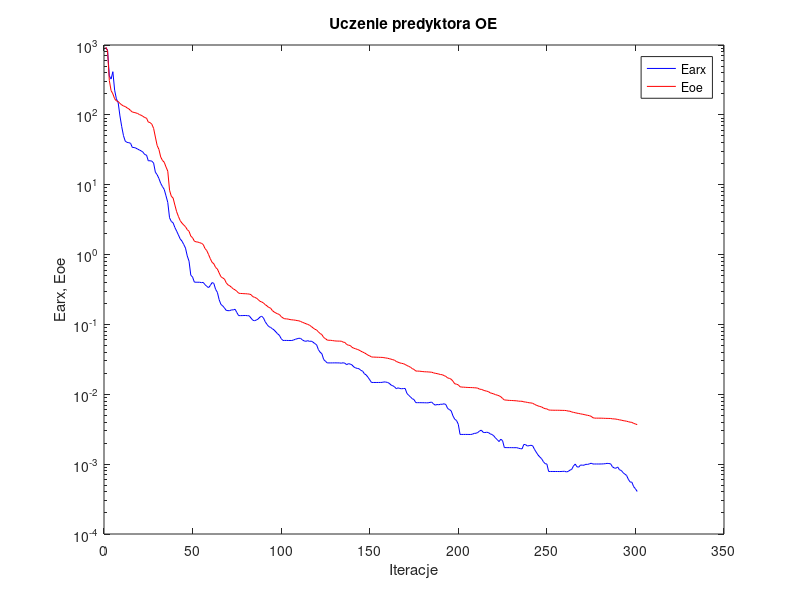
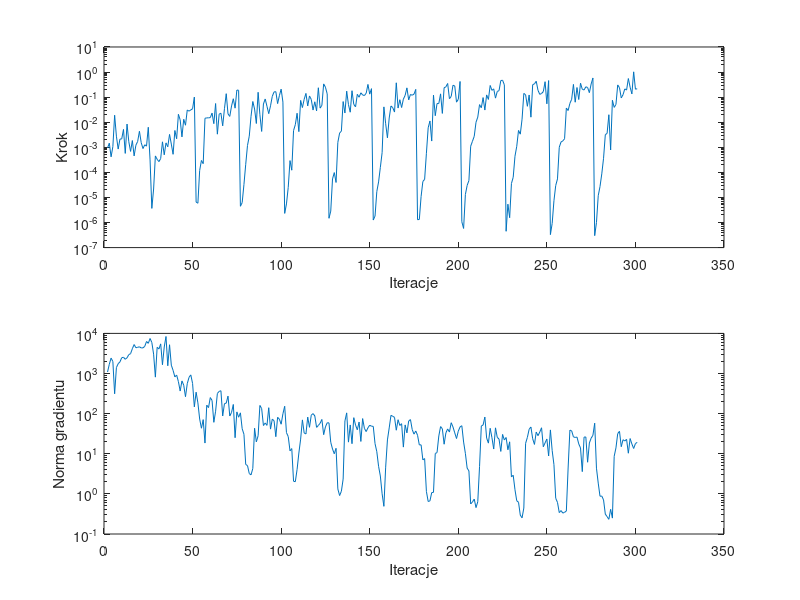

Write the MATLAB code that produced these figures, in order.
%uczenie predyktora oe
clear all;
n=0; farx(n+1)=9.190982e+002; foe(n+1)=9.305002e+002; wspucz(n+1)=0.000000e+000; ng(n+1)=0.000000e+000;
%odnowa zmiennej metryki
n=1; farx(n+1)=8.436765e+002; foe(n+1)=8.231638e+002; krok(n+1)=9.378752e-004; ng(n+1)=1.090977e+003;
n=2; farx(n+1)=3.609527e+002; foe(n+1)=3.105675e+002; krok(n+1)=1.463096e-003; ng(n+1)=1.703308e+003;
n=3; farx(n+1)=3.254390e+002; foe(n+1)=2.227469e+002; krok(n+1)=4.168272e-004; ng(n+1)=2.421627e+003;
n=4; farx(n+1)=4.148484e+002; foe(n+1)=1.999297e+002; krok(n+1)=1.063821e-003; ng(n+1)=1.995370e+003;
n=5; farx(n+1)=2.256491e+002; foe(n+1)=1.702501e+002; krok(n+1)=1.900575e-002; ng(n+1)=3.124807e+002;
n=6; farx(n+1)=1.692044e+002; foe(n+1)=1.580795e+002; krok(n+1)=2.774090e-003; ng(n+1)=1.405222e+003;
n=7; farx(n+1)=1.493965e+002; foe(n+1)=1.555403e+002; krok(n+1)=8.500296e-004; ng(n+1)=1.758863e+003;
n=8; farx(n+1)=9.654613e+001; foe(n+1)=1.458692e+002; krok(n+1)=2.121656e-003; ng(n+1)=1.949325e+003;
n=9; farx(n+1)=6.783149e+001; foe(n+1)=1.389865e+002; krok(n+1)=2.156451e-003; ng(n+1)=2.473462e+003;
n=10; farx(n+1)=5.033574e+001; foe(n+1)=1.338982e+002; krok(n+1)=5.162776e-003; ng(n+1)=2.546055e+003;
n=11; farx(n+1)=4.195311e+001; foe(n+1)=1.316242e+002; krok(n+1)=5.705256e-004; ng(n+1)=2.263817e+003;
n=12; farx(n+1)=4.040000e+001; foe(n+1)=1.260204e+002; krok(n+1)=8.443488e-003; ng(n+1)=2.463809e+003;
n=13; farx(n+1)=3.998065e+001; foe(n+1)=1.219673e+002; krok(n+1)=1.667309e-003; ng(n+1)=2.955142e+003;
n=14; farx(n+1)=3.916192e+001; foe(n+1)=1.153641e+002; krok(n+1)=6.847610e-004; ng(n+1)=3.126836e+003;
n=15; farx(n+1)=3.414442e+001; foe(n+1)=1.096956e+002; krok(n+1)=1.857915e-003; ng(n+1)=4.148618e+003;
n=16; farx(n+1)=3.411511e+001; foe(n+1)=1.083785e+002; krok(n+1)=4.532388e-004; ng(n+1)=5.271503e+003;
n=17; farx(n+1)=3.339500e+001; foe(n+1)=1.065651e+002; krok(n+1)=1.211464e-003; ng(n+1)=4.387983e+003;
n=18; farx(n+1)=3.233703e+001; foe(n+1)=1.046275e+002; krok(n+1)=1.713514e-003; ng(n+1)=4.499172e+003;
n=19; farx(n+1)=3.139585e+001; foe(n+1)=1.009476e+002; krok(n+1)=4.352152e-003; ng(n+1)=4.636366e+003;
n=20; farx(n+1)=3.048855e+001; foe(n+1)=9.863076e+001; krok(n+1)=1.532691e-003; ng(n+1)=4.345398e+003;
n=21; farx(n+1)=2.923799e+001; foe(n+1)=9.520377e+001; krok(n+1)=8.898758e-004; ng(n+1)=4.358547e+003;
n=22; farx(n+1)=2.700880e+001; foe(n+1)=9.147008e+001; krok(n+1)=1.259039e-003; ng(n+1)=4.752102e+003;
n=23; farx(n+1)=2.657102e+001; foe(n+1)=8.979989e+001; krok(n+1)=1.111417e-003; ng(n+1)=6.283830e+003;
n=24; farx(n+1)=2.199284e+001; foe(n+1)=7.879460e+001; krok(n+1)=6.293742e-003; ng(n+1)=5.654833e+003;
n=25; farx(n+1)=2.204555e+001; foe(n+1)=7.768720e+001; krok(n+1)=3.138794e-004; ng(n+1)=7.466529e+003;
%odnowa zmiennej metryki
n=26; farx(n+1)=2.174123e+001; foe(n+1)=7.344723e+001; krok(n+1)=3.658080e-006; ng(n+1)=5.937118e+003;
n=27; farx(n+1)=2.043701e+001; foe(n+1)=6.412539e+001; krok(n+1)=2.167257e-005; ng(n+1)=3.040987e+003;
n=28; farx(n+1)=1.510474e+001; foe(n+1)=4.812701e+001; krok(n+1)=4.526501e-004; ng(n+1)=8.125268e+002;
n=29; farx(n+1)=1.391253e+001; foe(n+1)=3.641356e+001; krok(n+1)=3.311535e-004; ng(n+1)=4.498812e+003;
n=30; farx(n+1)=1.227788e+001; foe(n+1)=3.200840e+001; krok(n+1)=2.681467e-004; ng(n+1)=4.083017e+003;
n=31; farx(n+1)=1.047288e+001; foe(n+1)=2.498149e+001; krok(n+1)=3.569431e-004; ng(n+1)=5.478786e+003;
n=32; farx(n+1)=9.402154e+000; foe(n+1)=2.227065e+001; krok(n+1)=1.651654e-003; ng(n+1)=1.654445e+003;
n=33; farx(n+1)=8.561113e+000; foe(n+1)=2.097520e+001; krok(n+1)=5.005982e-004; ng(n+1)=4.583787e+003;
n=34; farx(n+1)=6.938562e+000; foe(n+1)=1.795735e+001; krok(n+1)=1.499941e-003; ng(n+1)=8.373523e+003;
n=35; farx(n+1)=5.570536e+000; foe(n+1)=1.562649e+001; krok(n+1)=1.046070e-003; ng(n+1)=1.560364e+003;
n=36; farx(n+1)=3.363527e+000; foe(n+1)=8.342200e+000; krok(n+1)=3.264384e-003; ng(n+1)=5.213422e+003;
n=37; farx(n+1)=2.976720e+000; foe(n+1)=6.842680e+000; krok(n+1)=1.342085e-003; ng(n+1)=1.615326e+003;
n=38; farx(n+1)=2.851758e+000; foe(n+1)=6.450123e+000; krok(n+1)=5.251366e-004; ng(n+1)=1.197425e+003;
n=39; farx(n+1)=2.443232e+000; foe(n+1)=5.124722e+000; krok(n+1)=4.678366e-003; ng(n+1)=8.231855e+002;
n=40; farx(n+1)=2.168273e+000; foe(n+1)=4.110762e+000; krok(n+1)=2.186130e-003; ng(n+1)=9.154680e+002;
n=41; farx(n+1)=1.911109e+000; foe(n+1)=3.521608e+000; krok(n+1)=2.067140e-002; ng(n+1)=6.279059e+002;
n=42; farx(n+1)=1.678411e+000; foe(n+1)=3.065737e+000; krok(n+1)=1.238474e-002; ng(n+1)=3.658867e+002;
n=43; farx(n+1)=1.559108e+000; foe(n+1)=2.824068e+000; krok(n+1)=2.595225e-003; ng(n+1)=6.547240e+002;
n=44; farx(n+1)=1.399153e+000; foe(n+1)=2.650348e+000; krok(n+1)=1.308616e-002; ng(n+1)=5.116335e+002;
n=45; farx(n+1)=1.237685e+000; foe(n+1)=2.505714e+000; krok(n+1)=7.585588e-003; ng(n+1)=2.644315e+002;
n=46; farx(n+1)=9.566040e-001; foe(n+1)=2.275735e+000; krok(n+1)=3.076926e-002; ng(n+1)=5.592925e+002;
n=47; farx(n+1)=8.046025e-001; foe(n+1)=2.154805e+000; krok(n+1)=2.757245e-002; ng(n+1)=8.042026e+002;
n=48; farx(n+1)=5.068511e-001; foe(n+1)=1.836815e+000; krok(n+1)=3.104538e-002; ng(n+1)=9.235600e+002;
n=49; farx(n+1)=4.761525e-001; foe(n+1)=1.742931e+000; krok(n+1)=3.431867e-002; ng(n+1)=5.651561e+002;
n=50; farx(n+1)=4.034711e-001; foe(n+1)=1.554716e+000; krok(n+1)=1.006999e-001; ng(n+1)=1.477473e+002;
%odnowa zmiennej metryki
n=51; farx(n+1)=4.018974e-001; foe(n+1)=1.521316e+000; krok(n+1)=6.541132e-006; ng(n+1)=3.426662e+002;
n=52; farx(n+1)=4.016148e-001; foe(n+1)=1.509975e+000; krok(n+1)=5.874564e-006; ng(n+1)=1.856123e+002;
n=53; farx(n+1)=4.018954e-001; foe(n+1)=1.480263e+000; krok(n+1)=1.191612e-004; ng(n+1)=7.353141e+001;
n=54; farx(n+1)=3.965181e-001; foe(n+1)=1.449887e+000; krok(n+1)=2.986037e-004; ng(n+1)=4.328789e+001;
n=55; farx(n+1)=3.998766e-001; foe(n+1)=1.395304e+000; krok(n+1)=2.224690e-004; ng(n+1)=7.091076e+001;
n=56; farx(n+1)=3.714817e-001; foe(n+1)=1.221799e+000; krok(n+1)=1.438335e-002; ng(n+1)=1.847777e+001;
n=57; farx(n+1)=3.511209e-001; foe(n+1)=1.141041e+000; krok(n+1)=1.488820e-002; ng(n+1)=1.627785e+002;
n=58; farx(n+1)=3.361941e-001; foe(n+1)=1.004166e+000; krok(n+1)=1.496365e-002; ng(n+1)=1.413369e+002;
n=59; farx(n+1)=3.604016e-001; foe(n+1)=8.758838e-001; krok(n+1)=1.525264e-002; ng(n+1)=2.516973e+002;
n=60; farx(n+1)=3.975487e-001; foe(n+1)=7.744483e-001; krok(n+1)=2.316852e-002; ng(n+1)=2.127416e+002;
n=61; farx(n+1)=3.869791e-001; foe(n+1)=7.389956e-001; krok(n+1)=8.751130e-003; ng(n+1)=6.077030e+001;
n=62; farx(n+1)=3.176981e-001; foe(n+1)=6.542743e-001; krok(n+1)=5.560984e-002; ng(n+1)=1.149679e+002;
n=63; farx(n+1)=2.879972e-001; foe(n+1)=6.213698e-001; krok(n+1)=3.334617e-003; ng(n+1)=3.188503e+002;
n=64; farx(n+1)=2.261467e-001; foe(n+1)=5.462630e-001; krok(n+1)=2.097129e-002; ng(n+1)=3.577135e+002;
n=65; farx(n+1)=1.934031e-001; foe(n+1)=4.822703e-001; krok(n+1)=2.284436e-002; ng(n+1)=3.722901e+002;
n=66; farx(n+1)=1.844700e-001; foe(n+1)=4.634886e-001; krok(n+1)=7.163682e-003; ng(n+1)=8.746542e+001;
n=67; farx(n+1)=1.723074e-001; foe(n+1)=4.463317e-001; krok(n+1)=3.467713e-002; ng(n+1)=1.777109e+002;
n=68; farx(n+1)=1.587560e-001; foe(n+1)=3.945210e-001; krok(n+1)=1.372911e-001; ng(n+1)=1.826013e+002;
n=69; farx(n+1)=1.574196e-001; foe(n+1)=3.684426e-001; krok(n+1)=2.147336e-002; ng(n+1)=2.733539e+002;
n=70; farx(n+1)=1.574960e-001; foe(n+1)=3.571407e-001; krok(n+1)=1.703305e-002; ng(n+1)=8.720306e+001;
n=71; farx(n+1)=1.616770e-001; foe(n+1)=3.394644e-001; krok(n+1)=4.446078e-002; ng(n+1)=1.073625e+002;
n=72; farx(n+1)=1.613551e-001; foe(n+1)=3.223864e-001; krok(n+1)=8.625198e-002; ng(n+1)=1.693452e+002;
n=73; farx(n+1)=1.649248e-001; foe(n+1)=3.126910e-001; krok(n+1)=3.633140e-002; ng(n+1)=2.510187e+001;
n=74; farx(n+1)=1.477838e-001; foe(n+1)=2.978234e-001; krok(n+1)=1.919924e-001; ng(n+1)=1.105138e+002;
n=75; farx(n+1)=1.336996e-001; foe(n+1)=2.802975e-001; krok(n+1)=1.871892e-001; ng(n+1)=8.141943e+001;
%odnowa zmiennej metryki
n=76; farx(n+1)=1.337599e-001; foe(n+1)=2.776373e-001; krok(n+1)=4.441655e-006; ng(n+1)=1.046582e+002;
n=77; farx(n+1)=1.338053e-001; foe(n+1)=2.770244e-001; krok(n+1)=6.232633e-006; ng(n+1)=4.208423e+001;
n=78; farx(n+1)=1.341660e-001; foe(n+1)=2.754668e-001; krok(n+1)=3.291660e-005; ng(n+1)=3.059467e+001;
n=79; farx(n+1)=1.341678e-001; foe(n+1)=2.751623e-001; krok(n+1)=2.093566e-004; ng(n+1)=5.400082e+000;
n=80; farx(n+1)=1.334014e-001; foe(n+1)=2.734337e-001; krok(n+1)=1.178095e-003; ng(n+1)=5.080065e+000;
n=81; farx(n+1)=1.327630e-001; foe(n+1)=2.721814e-001; krok(n+1)=2.778799e-003; ng(n+1)=3.212339e+000;
n=82; farx(n+1)=1.231430e-001; foe(n+1)=2.666755e-001; krok(n+1)=1.725161e-002; ng(n+1)=2.980498e+000;
n=83; farx(n+1)=1.149448e-001; foe(n+1)=2.497650e-001; krok(n+1)=6.703118e-002; ng(n+1)=4.299484e+000;
n=84; farx(n+1)=1.130854e-001; foe(n+1)=2.447265e-001; krok(n+1)=3.361391e-002; ng(n+1)=4.331890e+001;
n=85; farx(n+1)=1.155873e-001; foe(n+1)=2.381851e-001; krok(n+1)=8.891335e-003; ng(n+1)=1.977732e+001;
n=86; farx(n+1)=1.195485e-001; foe(n+1)=2.274723e-001; krok(n+1)=1.563188e-001; ng(n+1)=2.812599e+001;
n=87; farx(n+1)=1.273053e-001; foe(n+1)=2.147371e-001; krok(n+1)=1.991120e-002; ng(n+1)=1.599852e+002;
n=88; farx(n+1)=1.311326e-001; foe(n+1)=2.099374e-001; krok(n+1)=4.290347e-003; ng(n+1)=1.336235e+002;
n=89; farx(n+1)=1.240944e-001; foe(n+1)=2.031710e-001; krok(n+1)=5.335388e-002; ng(n+1)=5.055613e+001;
n=90; farx(n+1)=1.093999e-001; foe(n+1)=1.921046e-001; krok(n+1)=8.452076e-002; ng(n+1)=5.861063e+001;
n=91; farx(n+1)=1.001231e-001; foe(n+1)=1.843944e-001; krok(n+1)=4.305393e-002; ng(n+1)=5.103041e+001;
n=92; farx(n+1)=9.320386e-002; foe(n+1)=1.748701e-001; krok(n+1)=2.191235e-002; ng(n+1)=1.405800e+002;
n=93; farx(n+1)=9.074105e-002; foe(n+1)=1.717871e-001; krok(n+1)=4.509885e-002; ng(n+1)=4.116082e+001;
n=94; farx(n+1)=8.693981e-002; foe(n+1)=1.582912e-001; krok(n+1)=1.079418e-001; ng(n+1)=7.289084e+001;
n=95; farx(n+1)=8.337217e-002; foe(n+1)=1.510396e-001; krok(n+1)=1.611570e-001; ng(n+1)=6.652391e+001;
n=96; farx(n+1)=7.827363e-002; foe(n+1)=1.457986e-001; krok(n+1)=1.653712e-001; ng(n+1)=2.663741e+001;
n=97; farx(n+1)=7.333838e-002; foe(n+1)=1.418801e-001; krok(n+1)=5.524306e-002; ng(n+1)=8.108049e+001;
n=98; farx(n+1)=6.995367e-002; foe(n+1)=1.388095e-001; krok(n+1)=1.146023e-001; ng(n+1)=7.269890e+001;
n=99; farx(n+1)=6.273453e-002; foe(n+1)=1.295839e-001; krok(n+1)=2.082003e-001; ng(n+1)=5.450329e+001;
n=100; farx(n+1)=5.901462e-002; foe(n+1)=1.239179e-001; krok(n+1)=6.345766e-002; ng(n+1)=9.925870e+001;
%odnowa zmiennej metryki
n=101; farx(n+1)=5.901797e-002; foe(n+1)=1.204977e-001; krok(n+1)=2.311050e-006; ng(n+1)=1.527485e+002;
n=102; farx(n+1)=5.900300e-002; foe(n+1)=1.201017e-001; krok(n+1)=5.522783e-006; ng(n+1)=3.365900e+001;
n=103; farx(n+1)=5.891058e-002; foe(n+1)=1.192125e-001; krok(n+1)=2.518354e-005; ng(n+1)=2.681629e+001;
n=104; farx(n+1)=5.894079e-002; foe(n+1)=1.173883e-001; krok(n+1)=2.949750e-004; ng(n+1)=1.183165e+001;
n=105; farx(n+1)=5.885588e-002; foe(n+1)=1.164533e-001; krok(n+1)=1.219597e-004; ng(n+1)=1.347549e+001;
n=106; farx(n+1)=5.986222e-002; foe(n+1)=1.158895e-001; krok(n+1)=4.649599e-003; ng(n+1)=2.064266e+000;
n=107; farx(n+1)=6.133470e-002; foe(n+1)=1.149135e-001; krok(n+1)=7.981858e-003; ng(n+1)=2.010375e+000;
n=108; farx(n+1)=6.232160e-002; foe(n+1)=1.135923e-001; krok(n+1)=2.280046e-002; ng(n+1)=4.074614e+000;
n=109; farx(n+1)=6.339006e-002; foe(n+1)=1.126228e-001; krok(n+1)=4.207904e-003; ng(n+1)=1.041792e+001;
n=110; farx(n+1)=6.309749e-002; foe(n+1)=1.103195e-001; krok(n+1)=7.413078e-002; ng(n+1)=2.317224e+001;
n=111; farx(n+1)=5.996595e-002; foe(n+1)=1.071464e-001; krok(n+1)=3.836134e-002; ng(n+1)=6.986180e+001;
n=112; farx(n+1)=5.805539e-002; foe(n+1)=1.050355e-001; krok(n+1)=8.219922e-002; ng(n+1)=3.302783e+001;
n=113; farx(n+1)=5.734167e-002; foe(n+1)=1.023484e-001; krok(n+1)=1.409038e-001; ng(n+1)=3.113130e+001;
n=114; farx(n+1)=5.860823e-002; foe(n+1)=1.000964e-001; krok(n+1)=4.446078e-002; ng(n+1)=8.201882e+001;
n=115; farx(n+1)=5.719616e-002; foe(n+1)=9.752822e-002; krok(n+1)=1.115271e-001; ng(n+1)=4.558946e+001;
n=116; farx(n+1)=5.768020e-002; foe(n+1)=9.352877e-002; krok(n+1)=8.100548e-002; ng(n+1)=9.158294e+001;
n=117; farx(n+1)=5.572479e-002; foe(n+1)=8.930890e-002; krok(n+1)=3.052860e-002; ng(n+1)=1.002903e+002;
n=118; farx(n+1)=5.319134e-002; foe(n+1)=8.539399e-002; krok(n+1)=6.528949e-002; ng(n+1)=8.777905e+001;
n=119; farx(n+1)=5.126400e-002; foe(n+1)=8.340379e-002; krok(n+1)=2.835241e-002; ng(n+1)=4.552689e+001;
n=120; farx(n+1)=4.372996e-002; foe(n+1)=7.842508e-002; krok(n+1)=2.367301e-001; ng(n+1)=5.079550e+001;
n=121; farx(n+1)=4.000478e-002; foe(n+1)=7.417894e-002; krok(n+1)=3.651364e-002; ng(n+1)=5.751924e+001;
n=122; farx(n+1)=3.807954e-002; foe(n+1)=7.150664e-002; krok(n+1)=4.725510e-002; ng(n+1)=7.164538e+001;
n=123; farx(n+1)=3.149785e-002; foe(n+1)=6.494777e-002; krok(n+1)=3.372291e-001; ng(n+1)=2.989525e+001;
n=124; farx(n+1)=2.975633e-002; foe(n+1)=6.268790e-002; krok(n+1)=2.489869e-001; ng(n+1)=4.665270e+001;
n=125; farx(n+1)=2.813790e-002; foe(n+1)=5.965547e-002; krok(n+1)=1.348264e-001; ng(n+1)=5.923111e+001;
%odnowa zmiennej metryki
n=126; farx(n+1)=2.813541e-002; foe(n+1)=5.931866e-002; krok(n+1)=1.474552e-006; ng(n+1)=5.883690e+001;
n=127; farx(n+1)=2.813073e-002; foe(n+1)=5.925843e-002; krok(n+1)=2.852700e-006; ng(n+1)=1.931573e+001;
n=128; farx(n+1)=2.814302e-002; foe(n+1)=5.874485e-002; krok(n+1)=5.467474e-005; ng(n+1)=1.312962e+001;
n=129; farx(n+1)=2.818137e-002; foe(n+1)=5.824863e-002; krok(n+1)=9.804597e-005; ng(n+1)=1.001169e+001;
n=130; farx(n+1)=2.817096e-002; foe(n+1)=5.789532e-002; krok(n+1)=3.953838e-005; ng(n+1)=1.368851e+001;
n=131; farx(n+1)=2.813854e-002; foe(n+1)=5.775821e-002; krok(n+1)=1.563831e-003; ng(n+1)=1.330197e+000;
n=132; farx(n+1)=2.812790e-002; foe(n+1)=5.766862e-002; krok(n+1)=3.692938e-003; ng(n+1)=9.087708e-001;
n=133; farx(n+1)=2.785094e-002; foe(n+1)=5.750532e-002; krok(n+1)=4.399860e-003; ng(n+1)=1.162895e+000;
n=134; farx(n+1)=2.829054e-002; foe(n+1)=5.581144e-002; krok(n+1)=6.659479e-002; ng(n+1)=2.337549e+000;
n=135; farx(n+1)=2.780801e-002; foe(n+1)=5.517609e-002; krok(n+1)=2.331822e-002; ng(n+1)=6.566474e+001;
n=136; farx(n+1)=2.653741e-002; foe(n+1)=5.163582e-002; krok(n+1)=1.732520e-001; ng(n+1)=1.045318e+002;
n=137; farx(n+1)=2.744848e-002; foe(n+1)=5.040604e-002; krok(n+1)=5.016986e-002; ng(n+1)=1.949997e+001;
n=138; farx(n+1)=2.705401e-002; foe(n+1)=4.996720e-002; krok(n+1)=2.508493e-002; ng(n+1)=5.227649e+001;
n=139; farx(n+1)=2.632661e-002; foe(n+1)=4.703444e-002; krok(n+1)=1.802050e-001; ng(n+1)=1.781690e+001;
n=140; farx(n+1)=2.465209e-002; foe(n+1)=4.567061e-002; krok(n+1)=5.157588e-002; ng(n+1)=7.938771e+001;
n=141; farx(n+1)=2.389777e-002; foe(n+1)=4.488345e-002; krok(n+1)=4.095813e-002; ng(n+1)=5.176805e+001;
n=142; farx(n+1)=2.344244e-002; foe(n+1)=4.388514e-002; krok(n+1)=1.297327e-001; ng(n+1)=3.953285e+001;
n=143; farx(n+1)=2.318752e-002; foe(n+1)=4.292378e-002; krok(n+1)=9.907791e-002; ng(n+1)=6.172940e+001;
n=144; farx(n+1)=2.199382e-002; foe(n+1)=4.141734e-002; krok(n+1)=1.489153e-001; ng(n+1)=2.027430e+001;
n=145; farx(n+1)=2.145226e-002; foe(n+1)=4.025876e-002; krok(n+1)=1.218112e-001; ng(n+1)=7.535011e+001;
n=146; farx(n+1)=1.965585e-002; foe(n+1)=3.920282e-002; krok(n+1)=1.158784e-001; ng(n+1)=4.296500e+001;
n=147; farx(n+1)=1.893007e-002; foe(n+1)=3.786777e-002; krok(n+1)=1.428513e-001; ng(n+1)=3.571386e+001;
n=148; farx(n+1)=1.754195e-002; foe(n+1)=3.633723e-002; krok(n+1)=3.213279e-001; ng(n+1)=4.450085e+001;
n=149; farx(n+1)=1.614920e-002; foe(n+1)=3.549787e-002; krok(n+1)=1.316760e-001; ng(n+1)=5.142006e+001;
n=150; farx(n+1)=1.476942e-002; foe(n+1)=3.422874e-002; krok(n+1)=2.182112e-001; ng(n+1)=4.864086e+001;
%odnowa zmiennej metryki
n=151; farx(n+1)=1.476437e-002; foe(n+1)=3.408272e-002; krok(n+1)=1.256299e-006; ng(n+1)=4.811680e+001;
n=152; farx(n+1)=1.476347e-002; foe(n+1)=3.403784e-002; krok(n+1)=1.802881e-006; ng(n+1)=1.791320e+001;
n=153; farx(n+1)=1.475941e-002; foe(n+1)=3.391548e-002; krok(n+1)=1.707914e-005; ng(n+1)=1.127080e+001;
n=154; farx(n+1)=1.476762e-002; foe(n+1)=3.386920e-002; krok(n+1)=4.154824e-005; ng(n+1)=4.869837e+000;
n=155; farx(n+1)=1.477672e-002; foe(n+1)=3.377483e-002; krok(n+1)=1.582138e-004; ng(n+1)=2.786331e+000;
n=156; farx(n+1)=1.481233e-002; foe(n+1)=3.374249e-002; krok(n+1)=6.130208e-004; ng(n+1)=1.004545e+000;
n=157; farx(n+1)=1.502724e-002; foe(n+1)=3.344895e-002; krok(n+1)=4.086147e-002; ng(n+1)=4.897059e-001;
n=158; farx(n+1)=1.497636e-002; foe(n+1)=3.311272e-002; krok(n+1)=8.704305e-003; ng(n+1)=4.631376e+000;
n=159; farx(n+1)=1.478827e-002; foe(n+1)=3.286152e-002; krok(n+1)=2.381138e-003; ng(n+1)=2.212933e+001;
n=160; farx(n+1)=1.438148e-002; foe(n+1)=3.234162e-002; krok(n+1)=1.473291e-002; ng(n+1)=4.410153e+001;
n=161; farx(n+1)=1.358843e-002; foe(n+1)=3.186127e-002; krok(n+1)=4.438543e-002; ng(n+1)=9.069840e+001;
n=162; farx(n+1)=1.325416e-002; foe(n+1)=3.131583e-002; krok(n+1)=3.809820e-002; ng(n+1)=8.575139e+001;
n=163; farx(n+1)=1.279981e-002; foe(n+1)=3.075137e-002; krok(n+1)=2.539936e-002; ng(n+1)=8.098010e+001;
n=164; farx(n+1)=1.203079e-002; foe(n+1)=2.949560e-002; krok(n+1)=3.730916e-001; ng(n+1)=3.862575e+001;
n=165; farx(n+1)=1.237449e-002; foe(n+1)=2.879909e-002; krok(n+1)=3.670029e-002; ng(n+1)=7.051686e+001;
n=166; farx(n+1)=1.210368e-002; foe(n+1)=2.812522e-002; krok(n+1)=7.903310e-002; ng(n+1)=5.071985e+001;
n=167; farx(n+1)=1.201118e-002; foe(n+1)=2.774535e-002; krok(n+1)=3.850210e-002; ng(n+1)=5.618626e+001;
n=168; farx(n+1)=1.207499e-002; foe(n+1)=2.743980e-002; krok(n+1)=8.321100e-002; ng(n+1)=1.465635e+001;
n=169; farx(n+1)=1.212791e-002; foe(n+1)=2.673915e-002; krok(n+1)=1.178633e-001; ng(n+1)=5.236374e+001;
n=170; farx(n+1)=1.030299e-002; foe(n+1)=2.579735e-002; krok(n+1)=2.343012e-001; ng(n+1)=3.316622e+001;
n=171; farx(n+1)=9.658897e-003; foe(n+1)=2.512921e-002; krok(n+1)=7.765706e-002; ng(n+1)=6.553161e+001;
n=172; farx(n+1)=9.185943e-003; foe(n+1)=2.440062e-002; krok(n+1)=1.277097e-001; ng(n+1)=7.104079e+001;
n=173; farx(n+1)=8.645691e-003; foe(n+1)=2.332291e-002; krok(n+1)=1.190847e-001; ng(n+1)=3.980783e+001;
n=174; farx(n+1)=8.413477e-003; foe(n+1)=2.269905e-002; krok(n+1)=1.320406e-001; ng(n+1)=3.084392e+001;
n=175; farx(n+1)=7.590277e-003; foe(n+1)=2.153516e-002; krok(n+1)=2.038866e-001; ng(n+1)=3.697284e+001;
%odnowa zmiennej metryki
n=176; farx(n+1)=7.588966e-003; foe(n+1)=2.146988e-002; krok(n+1)=1.291404e-006; ng(n+1)=2.890405e+001;
n=177; farx(n+1)=7.587031e-003; foe(n+1)=2.143897e-002; krok(n+1)=1.325582e-006; ng(n+1)=1.659567e+001;
n=178; farx(n+1)=7.578746e-003; foe(n+1)=2.127606e-002; krok(n+1)=1.083629e-005; ng(n+1)=1.669551e+001;
n=179; farx(n+1)=7.574448e-003; foe(n+1)=2.114236e-002; krok(n+1)=4.334515e-005; ng(n+1)=7.039244e+000;
n=180; farx(n+1)=7.564781e-003; foe(n+1)=2.100570e-002; krok(n+1)=5.261508e-005; ng(n+1)=7.597183e+000;
n=181; farx(n+1)=7.550086e-003; foe(n+1)=2.097378e-002; krok(n+1)=5.769389e-004; ng(n+1)=1.151648e+000;
n=182; farx(n+1)=7.547825e-003; foe(n+1)=2.089803e-002; krok(n+1)=5.997467e-003; ng(n+1)=6.453786e-001;
n=183; farx(n+1)=7.652750e-003; foe(n+1)=2.077898e-002; krok(n+1)=1.121665e-002; ng(n+1)=6.711695e-001;
n=184; farx(n+1)=7.731681e-003; foe(n+1)=2.071755e-002; krok(n+1)=1.772228e-003; ng(n+1)=1.078123e+000;
n=185; farx(n+1)=7.282758e-003; foe(n+1)=2.025208e-002; krok(n+1)=1.200783e-001; ng(n+1)=1.091794e+000;
n=186; farx(n+1)=6.991932e-003; foe(n+1)=1.999406e-002; krok(n+1)=1.819302e-002; ng(n+1)=1.016942e+001;
n=187; farx(n+1)=7.136948e-003; foe(n+1)=1.976809e-002; krok(n+1)=5.560270e-002; ng(n+1)=1.067458e+001;
n=188; farx(n+1)=7.079820e-003; foe(n+1)=1.948855e-002; krok(n+1)=5.558094e-002; ng(n+1)=2.770097e+001;
n=189; farx(n+1)=7.216132e-003; foe(n+1)=1.917328e-002; krok(n+1)=1.350863e-001; ng(n+1)=4.751698e+001;
n=190; farx(n+1)=7.184571e-003; foe(n+1)=1.905923e-002; krok(n+1)=2.243356e-002; ng(n+1)=4.197011e+001;
n=191; farx(n+1)=7.319816e-003; foe(n+1)=1.849996e-002; krok(n+1)=2.363480e-001; ng(n+1)=1.729201e+001;
n=192; farx(n+1)=7.123173e-003; foe(n+1)=1.801426e-002; krok(n+1)=2.577747e-001; ng(n+1)=3.318684e+001;
n=193; farx(n+1)=6.250129e-003; foe(n+1)=1.714538e-002; krok(n+1)=3.505976e-001; ng(n+1)=4.162149e+001;
n=194; farx(n+1)=6.051207e-003; foe(n+1)=1.688786e-002; krok(n+1)=8.662598e-002; ng(n+1)=3.475034e+001;
n=195; farx(n+1)=5.780124e-003; foe(n+1)=1.642077e-002; krok(n+1)=1.067078e-001; ng(n+1)=5.938239e+001;
n=196; farx(n+1)=4.906532e-003; foe(n+1)=1.536395e-002; krok(n+1)=2.974827e-001; ng(n+1)=4.662203e+001;
n=197; farx(n+1)=4.393819e-003; foe(n+1)=1.414185e-002; krok(n+1)=2.800362e-001; ng(n+1)=3.322456e+001;
n=198; farx(n+1)=4.214440e-003; foe(n+1)=1.395588e-002; krok(n+1)=6.306675e-002; ng(n+1)=2.397253e+001;
n=199; farx(n+1)=3.720767e-003; foe(n+1)=1.363565e-002; krok(n+1)=8.205256e-002; ng(n+1)=3.659630e+001;
n=200; farx(n+1)=2.661844e-003; foe(n+1)=1.281462e-002; krok(n+1)=4.213257e-001; ng(n+1)=4.664698e+001;
%odnowa zmiennej metryki
n=201; farx(n+1)=2.661882e-003; foe(n+1)=1.266886e-002; krok(n+1)=1.075011e-006; ng(n+1)=4.999099e+001;
n=202; farx(n+1)=2.662240e-003; foe(n+1)=1.265472e-002; krok(n+1)=5.801686e-007; ng(n+1)=1.958177e+001;
n=203; farx(n+1)=2.664417e-003; foe(n+1)=1.258132e-002; krok(n+1)=1.306000e-005; ng(n+1)=1.024260e+001;
n=204; farx(n+1)=2.662890e-003; foe(n+1)=1.254468e-002; krok(n+1)=3.014162e-005; ng(n+1)=4.387164e+000;
n=205; farx(n+1)=2.660494e-003; foe(n+1)=1.250170e-002; krok(n+1)=4.723603e-005; ng(n+1)=3.731480e+000;
n=206; farx(n+1)=2.660396e-003; foe(n+1)=1.248628e-002; krok(n+1)=1.106947e-003; ng(n+1)=5.600406e-001;
n=207; farx(n+1)=2.684482e-003; foe(n+1)=1.246146e-002; krok(n+1)=1.736904e-003; ng(n+1)=6.291139e-001;
n=208; farx(n+1)=2.758196e-003; foe(n+1)=1.239674e-002; krok(n+1)=2.739044e-003; ng(n+1)=7.421577e-001;
n=209; farx(n+1)=2.767420e-003; foe(n+1)=1.235920e-002; krok(n+1)=9.939766e-003; ng(n+1)=4.551380e-001;
n=210; farx(n+1)=2.838599e-003; foe(n+1)=1.224301e-002; krok(n+1)=1.598198e-002; ng(n+1)=6.371293e-001;
n=211; farx(n+1)=2.977918e-003; foe(n+1)=1.183723e-002; krok(n+1)=5.034993e-002; ng(n+1)=4.831484e+000;
n=212; farx(n+1)=3.069676e-003; foe(n+1)=1.176265e-002; krok(n+1)=3.766857e-002; ng(n+1)=4.912993e+001;
n=213; farx(n+1)=2.858693e-003; foe(n+1)=1.149488e-002; krok(n+1)=9.599621e-002; ng(n+1)=5.206984e+001;
n=214; farx(n+1)=2.830567e-003; foe(n+1)=1.125436e-002; krok(n+1)=3.052860e-002; ng(n+1)=8.218571e+001;
n=215; farx(n+1)=2.861184e-003; foe(n+1)=1.108682e-002; krok(n+1)=1.228254e-001; ng(n+1)=2.466877e+001;
n=216; farx(n+1)=2.835707e-003; foe(n+1)=1.092740e-002; krok(n+1)=8.100548e-002; ng(n+1)=1.840959e+001;
n=217; farx(n+1)=2.716329e-003; foe(n+1)=1.049517e-002; krok(n+1)=2.920744e-001; ng(n+1)=4.313045e+001;
n=218; farx(n+1)=2.656513e-003; foe(n+1)=1.031524e-002; krok(n+1)=1.865458e-001; ng(n+1)=2.512226e+001;
n=219; farx(n+1)=2.549661e-003; foe(n+1)=1.013098e-002; krok(n+1)=2.137961e-001; ng(n+1)=1.311824e+001;
n=220; farx(n+1)=2.366802e-003; foe(n+1)=9.875933e-003; krok(n+1)=9.137743e-002; ng(n+1)=4.427229e+001;
n=221; farx(n+1)=2.243666e-003; foe(n+1)=9.725444e-003; krok(n+1)=1.686145e-001; ng(n+1)=2.564803e+001;
n=222; farx(n+1)=2.103116e-003; foe(n+1)=9.522309e-003; krok(n+1)=1.809649e-001; ng(n+1)=2.322532e+001;
n=223; farx(n+1)=2.275631e-003; foe(n+1)=9.233011e-003; krok(n+1)=4.584756e-001; ng(n+1)=1.143479e+001;
n=224; farx(n+1)=2.166175e-003; foe(n+1)=8.722303e-003; krok(n+1)=4.714530e-001; ng(n+1)=3.035652e+001;
n=225; farx(n+1)=1.725692e-003; foe(n+1)=8.290169e-003; krok(n+1)=3.103642e-001; ng(n+1)=2.201591e+001;
%odnowa zmiennej metryki
n=226; farx(n+1)=1.725722e-003; foe(n+1)=8.267671e-003; krok(n+1)=4.473109e-007; ng(n+1)=2.542201e+001;
n=227; farx(n+1)=1.723723e-003; foe(n+1)=8.202598e-003; krok(n+1)=5.386485e-006; ng(n+1)=1.257427e+001;
n=228; farx(n+1)=1.723161e-003; foe(n+1)=8.170434e-003; krok(n+1)=1.556381e-006; ng(n+1)=1.986665e+001;
n=229; farx(n+1)=1.722339e-003; foe(n+1)=8.153303e-003; krok(n+1)=3.584012e-005; ng(n+1)=2.651956e+000;
n=230; farx(n+1)=1.720681e-003; foe(n+1)=8.125748e-003; krok(n+1)=6.371327e-005; ng(n+1)=2.910195e+000;
n=231; farx(n+1)=1.719136e-003; foe(n+1)=8.087332e-003; krok(n+1)=4.393293e-004; ng(n+1)=1.270169e+000;
n=232; farx(n+1)=1.722257e-003; foe(n+1)=8.063139e-003; krok(n+1)=1.093065e-003; ng(n+1)=6.721608e-001;
n=233; farx(n+1)=1.689356e-003; foe(n+1)=7.974634e-003; krok(n+1)=4.702595e-003; ng(n+1)=6.190101e-001;
n=234; farx(n+1)=1.669880e-003; foe(n+1)=7.955758e-003; krok(n+1)=3.334617e-003; ng(n+1)=2.959326e-001;
n=235; farx(n+1)=1.654537e-003; foe(n+1)=7.938427e-003; krok(n+1)=1.321323e-002; ng(n+1)=2.527245e-001;
n=236; farx(n+1)=1.913820e-003; foe(n+1)=7.794978e-003; krok(n+1)=1.409038e-001; ng(n+1)=4.447654e-001;
n=237; farx(n+1)=1.901365e-003; foe(n+1)=7.745514e-003; krok(n+1)=1.241227e-001; ng(n+1)=1.822487e+001;
n=238; farx(n+1)=1.816744e-003; foe(n+1)=7.653120e-003; krok(n+1)=4.312599e-002; ng(n+1)=2.557629e+001;
n=239; farx(n+1)=1.840369e-003; foe(n+1)=7.561824e-003; krok(n+1)=1.221144e-001; ng(n+1)=4.083630e+001;
n=240; farx(n+1)=1.863036e-003; foe(n+1)=7.517270e-003; krok(n+1)=1.589439e-002; ng(n+1)=4.641103e+001;
n=241; farx(n+1)=1.832777e-003; foe(n+1)=7.438137e-003; krok(n+1)=3.146509e-001; ng(n+1)=2.367464e+001;
n=242; farx(n+1)=1.630043e-003; foe(n+1)=7.181144e-003; krok(n+1)=3.375584e-001; ng(n+1)=1.708847e+001;
n=243; farx(n+1)=1.483011e-003; foe(n+1)=6.989029e-003; krok(n+1)=4.305446e-001; ng(n+1)=3.469237e+001;
n=244; farx(n+1)=1.356069e-003; foe(n+1)=6.821288e-003; krok(n+1)=1.867662e-001; ng(n+1)=2.822177e+001;
n=245; farx(n+1)=1.265573e-003; foe(n+1)=6.695037e-003; krok(n+1)=1.288873e-001; ng(n+1)=3.483150e+001;
n=246; farx(n+1)=1.198923e-003; foe(n+1)=6.595602e-003; krok(n+1)=1.400181e-001; ng(n+1)=4.444827e+001;
n=247; farx(n+1)=1.088220e-003; foe(n+1)=6.376650e-003; krok(n+1)=1.660944e-001; ng(n+1)=1.493920e+001;
n=248; farx(n+1)=1.017139e-003; foe(n+1)=6.222353e-003; krok(n+1)=4.126070e-001; ng(n+1)=1.872893e+001;
n=249; farx(n+1)=1.003571e-003; foe(n+1)=6.182885e-003; krok(n+1)=5.411858e-002; ng(n+1)=2.330020e+001;
n=250; farx(n+1)=7.855503e-004; foe(n+1)=5.965176e-003; krok(n+1)=4.584092e-001; ng(n+1)=8.798666e+000;
%odnowa zmiennej metryki
n=251; farx(n+1)=7.853337e-004; foe(n+1)=5.929377e-003; krok(n+1)=3.293220e-007; ng(n+1)=3.930183e+001;
n=252; farx(n+1)=7.853829e-004; foe(n+1)=5.921576e-003; krok(n+1)=9.226703e-007; ng(n+1)=1.202089e+001;
n=253; farx(n+1)=7.849659e-004; foe(n+1)=5.910592e-003; krok(n+1)=7.425417e-006; ng(n+1)=5.344070e+000;
n=254; farx(n+1)=7.849076e-004; foe(n+1)=5.909675e-003; krok(n+1)=2.993183e-005; ng(n+1)=7.749125e-001;
n=255; farx(n+1)=7.849260e-004; foe(n+1)=5.908413e-003; krok(n+1)=5.493831e-005; ng(n+1)=6.129354e-001;
n=256; farx(n+1)=7.835400e-004; foe(n+1)=5.903916e-003; krok(n+1)=1.006709e-003; ng(n+1)=3.413674e-001;
n=257; farx(n+1)=7.848526e-004; foe(n+1)=5.891316e-003; krok(n+1)=1.626565e-003; ng(n+1)=3.839808e-001;
n=258; farx(n+1)=7.880146e-004; foe(n+1)=5.882954e-003; krok(n+1)=1.797919e-003; ng(n+1)=3.319895e-001;
n=259; farx(n+1)=7.905051e-004; foe(n+1)=5.874166e-003; krok(n+1)=2.187783e-003; ng(n+1)=3.471029e-001;
n=260; farx(n+1)=7.747615e-004; foe(n+1)=5.843795e-003; krok(n+1)=3.669314e-002; ng(n+1)=3.731396e-001;
n=261; farx(n+1)=7.849486e-004; foe(n+1)=5.752708e-003; krok(n+1)=2.925850e-002; ng(n+1)=4.416989e+000;
n=262; farx(n+1)=8.208056e-004; foe(n+1)=5.729111e-003; krok(n+1)=5.625683e-002; ng(n+1)=3.883461e+001;
n=263; farx(n+1)=8.396135e-004; foe(n+1)=5.590331e-003; krok(n+1)=8.219922e-002; ng(n+1)=3.725828e+001;
n=264; farx(n+1)=9.378874e-004; foe(n+1)=5.513754e-003; krok(n+1)=3.223140e-001; ng(n+1)=2.638076e+001;
n=265; farx(n+1)=1.003835e-003; foe(n+1)=5.445436e-003; krok(n+1)=6.269998e-002; ng(n+1)=2.547944e+001;
n=266; farx(n+1)=9.167464e-004; foe(n+1)=5.368191e-003; krok(n+1)=2.421357e-001; ng(n+1)=2.612131e+001;
n=267; farx(n+1)=9.057890e-004; foe(n+1)=5.314286e-003; krok(n+1)=8.035594e-002; ng(n+1)=1.761147e+001;
n=268; farx(n+1)=9.722197e-004; foe(n+1)=5.246442e-003; krok(n+1)=3.589327e-001; ng(n+1)=1.394904e+001;
n=269; farx(n+1)=9.662423e-004; foe(n+1)=5.192578e-003; krok(n+1)=2.056099e-001; ng(n+1)=3.588059e+000;
n=270; farx(n+1)=9.660904e-004; foe(n+1)=5.131390e-003; krok(n+1)=1.928435e-001; ng(n+1)=2.595933e+001;
n=271; farx(n+1)=9.942403e-004; foe(n+1)=5.055159e-003; krok(n+1)=2.584328e-001; ng(n+1)=2.624117e+001;
n=272; farx(n+1)=9.910739e-004; foe(n+1)=5.001146e-003; krok(n+1)=2.418674e-001; ng(n+1)=6.148671e+000;
n=273; farx(n+1)=1.009741e-003; foe(n+1)=4.939759e-003; krok(n+1)=1.507961e-001; ng(n+1)=1.861028e+001;
n=274; farx(n+1)=1.030443e-003; foe(n+1)=4.838691e-003; krok(n+1)=3.349286e-001; ng(n+1)=2.439883e+001;
n=275; farx(n+1)=1.004981e-003; foe(n+1)=4.617047e-003; krok(n+1)=5.810114e-001; ng(n+1)=2.887753e+001;
%odnowa zmiennej metryki
n=276; farx(n+1)=1.005129e-003; foe(n+1)=4.556815e-003; krok(n+1)=2.995904e-007; ng(n+1)=5.781871e+001;
n=277; farx(n+1)=1.005179e-003; foe(n+1)=4.555826e-003; krok(n+1)=9.925107e-007; ng(n+1)=4.372243e+000;
n=278; farx(n+1)=1.004985e-003; foe(n+1)=4.553608e-003; krok(n+1)=1.177023e-005; ng(n+1)=1.854627e+000;
n=279; farx(n+1)=1.005170e-003; foe(n+1)=4.552409e-003; krok(n+1)=2.713913e-005; ng(n+1)=8.726196e-001;
n=280; farx(n+1)=1.006369e-003; foe(n+1)=4.547839e-003; krok(n+1)=8.683747e-005; ng(n+1)=8.845693e-001;
n=281; farx(n+1)=1.009679e-003; foe(n+1)=4.536905e-003; krok(n+1)=3.647778e-004; ng(n+1)=7.072003e-001;
n=282; farx(n+1)=1.015469e-003; foe(n+1)=4.524776e-003; krok(n+1)=3.195265e-003; ng(n+1)=3.127138e-001;
n=283; farx(n+1)=1.025989e-003; foe(n+1)=4.517123e-003; krok(n+1)=3.572423e-003; ng(n+1)=2.716393e-001;
n=284; farx(n+1)=1.020494e-003; foe(n+1)=4.511619e-003; krok(n+1)=1.987953e-002; ng(n+1)=2.322671e-001;
n=285; farx(n+1)=1.011374e-003; foe(n+1)=4.505481e-003; krok(n+1)=7.821151e-004; ng(n+1)=4.124233e-001;
n=286; farx(n+1)=9.178117e-004; foe(n+1)=4.454319e-003; krok(n+1)=7.508776e-002; ng(n+1)=2.490651e-001;
n=287; farx(n+1)=8.816470e-004; foe(n+1)=4.442141e-003; krok(n+1)=3.899737e-002; ng(n+1)=8.614430e+000;
n=288; farx(n+1)=8.734097e-004; foe(n+1)=4.413449e-003; krok(n+1)=5.099752e-002; ng(n+1)=1.399574e+001;
n=289; farx(n+1)=9.111929e-004; foe(n+1)=4.362871e-003; krok(n+1)=3.072829e-001; ng(n+1)=3.185075e+001;
n=290; farx(n+1)=8.284836e-004; foe(n+1)=4.304291e-003; krok(n+1)=2.367301e-001; ng(n+1)=3.624278e+001;
n=291; farx(n+1)=8.135452e-004; foe(n+1)=4.267761e-003; krok(n+1)=9.310460e-002; ng(n+1)=1.499699e+001;
n=292; farx(n+1)=7.564109e-004; foe(n+1)=4.200441e-003; krok(n+1)=1.251841e-001; ng(n+1)=2.239838e+001;
n=293; farx(n+1)=7.196202e-004; foe(n+1)=4.160027e-003; krok(n+1)=2.134155e-001; ng(n+1)=2.079579e+001;
n=294; farx(n+1)=6.894833e-004; foe(n+1)=4.117813e-003; krok(n+1)=1.912657e-001; ng(n+1)=2.290795e+001;
n=295; farx(n+1)=6.067547e-004; foe(n+1)=4.049958e-003; krok(n+1)=5.520515e-001; ng(n+1)=1.031573e+001;
n=296; farx(n+1)=5.554320e-004; foe(n+1)=3.992161e-003; krok(n+1)=2.490283e-001; ng(n+1)=2.392890e+001;
n=297; farx(n+1)=5.512347e-004; foe(n+1)=3.963858e-003; krok(n+1)=1.344350e-001; ng(n+1)=1.752949e+001;
n=298; farx(n+1)=4.755236e-004; foe(n+1)=3.825689e-003; krok(n+1)=1.021441e+000; ng(n+1)=1.354231e+001;
n=299; farx(n+1)=4.445719e-004; foe(n+1)=3.765831e-003; krok(n+1)=2.073757e-001; ng(n+1)=1.794922e+001;
n=300; farx(n+1)=4.059962e-004; foe(n+1)=3.668222e-003; krok(n+1)=2.160660e-001; ng(n+1)=1.923845e+001;

figure; semilogy(farx,'b'); hold on; semilogy(foe,'r'); xlabel('Iteracje'); ylabel('Earx, Eoe'); legend('Earx','Eoe'); title('Uczenie predyktora OE');
figure; subplot(2,1,1); semilogy(krok); xlabel('Iteracje'); ylabel('Krok');
subplot(2,1,2); semilogy(ng); xlabel('Iteracje'); ylabel('Norma gradientu');
Earx=farx(n+1)
Eoe=foe(n+1)
